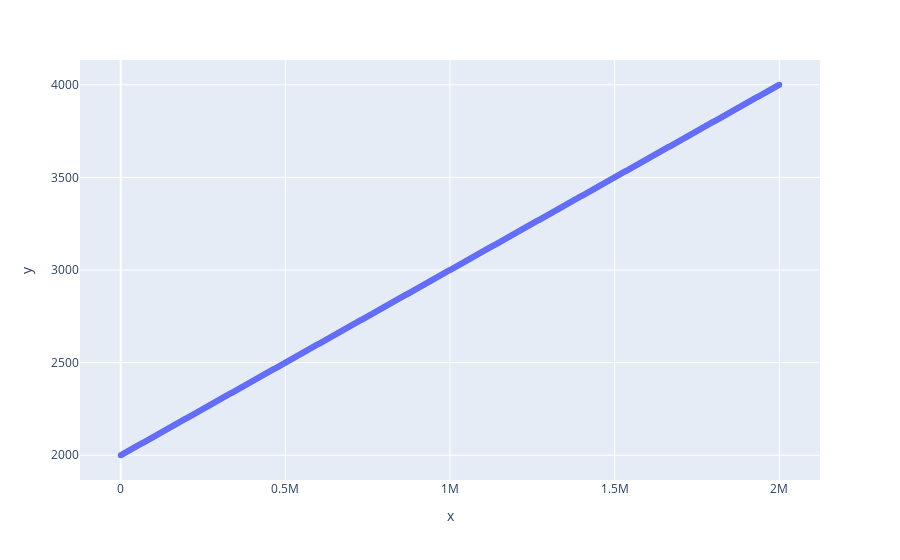

The code cell stored with this chart in its notebook:
### Code cell
import numpy as np
import plotly.express as px

def calc_p_impact(x,y,original_swap_x,fee):
    """
    @notice calculate slippage when selling x or y to the open market.
    Assuming that we trade against Uniswap is a conservative assumption
    """
    # TODO: Also need to incorporate original_swap_y in case we are selling collateral
    # TODO: Need to incorporate concentrated liquidity (e.g., no more liquidity beyond ]a, b[)
    # TODO: Need to incorproate the StableSwap invariant for crvUSD pool liquidity
    # x = 2e6 
    # y = 1e3
    k = x*y
    original_price = x/y
    # original_swap_x = 10e3
    # fee=0.00
    swap_x = original_swap_x*(1-fee)
    new_x = x + swap_x
    new_y = k/new_x
    swap_y = y-new_y
    trade_price = swap_x/swap_y
    new_price = new_x/new_y
    return(trade_price)

calc_p_impact(2e6,1e3,10e3,0.00) 
x = np.linspace(1,2e6, num=500)
y = [calc_p_impact(2e6,1e3,x_i,0.00) for x_i in x]
fig = px.scatter(x=x, y=y)
fig.show()

### Figure 1 — Plotly figure (JSON) as saved in the notebook; plotly's stock layout.template omitted (floating-point values rounded to 4 significant figures; data arrays with more than 128 entries replaced by an {"elided": "..."} marker saying what was removed)
{"data": [{"hovertemplate": "x=%{x}<br>y=%{y}<extra></extra>", "legendgroup": "", "marker": {"color": "#636efa", "symbol": "circle"}, "mode": "markers", "name": "", "orientation": "v", "showlegend": false, "type": "scatter", "x": {"elided": "500 float values"}, "xaxis": "x", "y": {"elided": "500 float values"}, "yaxis": "y"}], "layout": {"legend": {"tracegroupgap": 0}, "margin": {"t": 60}, "xaxis": {"anchor": "y", "domain": [0, 1], "title": {"text": "x"}}, "yaxis": {"anchor": "x", "domain": [0, 1], "title": {"text": "y"}}}}
